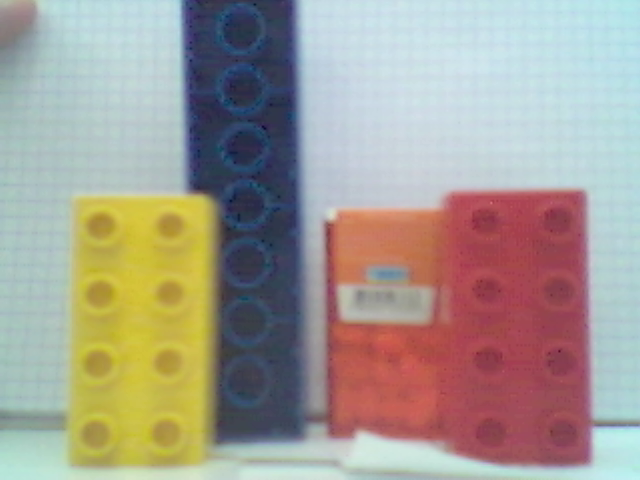
#> input picture data/rectangle.png, 640 x 480 px
$ python rectangle.py
#> lines starting #> are read from the running program, lines starting #| are printed output that depends on the picture; after the words box and inside, x2 and y2 are one past the last pixel; in counts of white or black regions, pixels touching at a corner belong together
import cv2
import numpy as np

img = cv2.imread("data/rectangle.png")
#> img is the input picture: shape (480, 640, 3); mean B, G, R 148.6, 157.2, 163.7
img = cv2.medianBlur(img, 5)
# kernel = np.ones((3,3), np.uint8)
hsv = cv2.cvtColor(img, cv2.COLOR_BGR2HSV)
#> hsv: shape (480, 640, 3); mean H, S, V 90.6, 79, 182.4
# openingimg = cv2.morphologyEx(hsv, cv2.MORPH_OPEN, kernel)


# COLOR_MIN = np.array([20,80,80], np.uint8) #Yellow ko darkest shade
# COLOR_MAX = np.array([40,255,255], np.uint8) #Yellow ko lightest shade
COLOR_MIN = np.array([20,20,80], np.uint8) #Red ko dark shade
COLOR_MAX = np.array([60,60,255], np.uint8) #red ko lightest shade
frame_threshed = cv2.inRange(hsv, COLOR_MIN, COLOR_MAX)
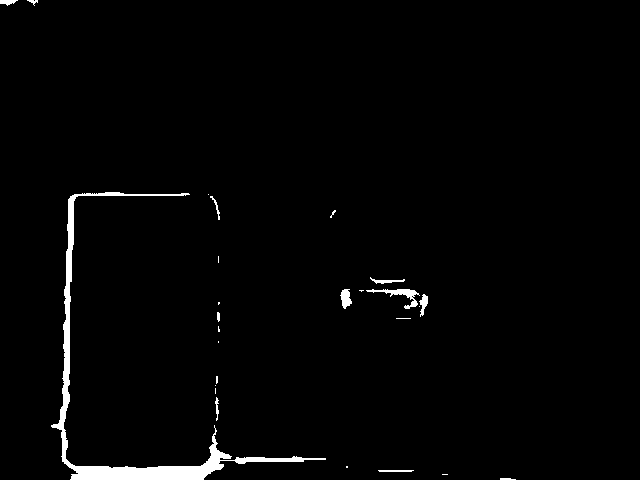
#> frame_threshed: shape (480, 640); 1.8% white; 26 white regions (14 under 20 px)

imgray = frame_threshed
ret, thresh = cv2.threshold(frame_threshed, 150,255,0)
cv2.imshow("Thresh", thresh)
contours, hierarchy = cv2.findContours(thresh, cv2.RETR_TREE, cv2.CHAIN_APPROX_SIMPLE)
#> contours = 27 contours, 18 with area under 20; largest, box (x1, y1, x2, y2) and area: (51, 192, 326, 480) 3820, (366, 289, 420, 309) 217, (340, 289, 352, 309) 130, (419, 294, 428, 317) 81, (370, 277, 405, 284) 57
cnt = contours[0]
#> cnt = [[500, 478], [500, 479], [515, 479], [511, 479], [510, 478]]

x,y,w,h = cv2.boundingRect(cnt)
#> x = 500; y = 478; w = 16; h = 2
cv2.rectangle(img, (x,y), (x+w, y+h), (255,0,0), 2)
#> img: shape (480, 640, 3); mean B, G, R 148.6, 157.2, 163.7

cv2.imshow("Original image", img)
cv2.waitKey(0)
cv2.destroyAllWindows()
